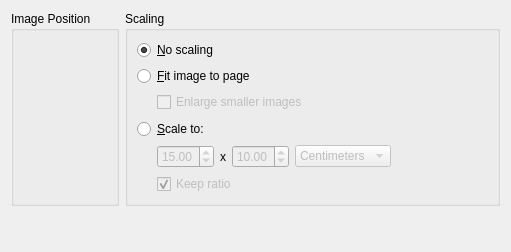
<?xml version="1.0" encoding="UTF-8"?>
<ui version="4.0">
 <class>PrintOptionsPage</class>
 <widget class="QWidget" name="PrintOptionsPage">
  <property name="geometry">
   <rect>
    <x>0</x>
    <y>0</y>
    <width>511</width>
    <height>252</height>
   </rect>
  </property>
  <property name="windowTitle">
   <string>Image Settings</string>
  </property>
  <layout class="QGridLayout" name="gridLayout_2">
   <item row="0" column="0">
    <widget class="QGroupBox" name="groupBox_2">
     <property name="title">
      <string>Image Position</string>
     </property>
     <layout class="QVBoxLayout" name="verticalLayout">
      <item>
       <widget class="QFrame" name="mPositionFrame"/>
      </item>
      <item>
       <spacer name="verticalSpacer">
        <property name="orientation">
         <enum>Qt::Vertical</enum>
        </property>
        <property name="sizeHint" stdset="0">
         <size>
          <width>20</width>
          <height>40</height>
         </size>
        </property>
       </spacer>
      </item>
     </layout>
    </widget>
   </item>
   <item row="0" column="1">
    <widget class="QGroupBox" name="groupBox">
     <property name="title">
      <string>Scaling</string>
     </property>
     <layout class="QVBoxLayout" name="verticalLayout_2">
      <item>
       <widget class="QRadioButton" name="mNoScale">
        <property name="text">
         <string>&amp;No scaling</string>
        </property>
        <property name="checked">
         <bool>true</bool>
        </property>
       </widget>
      </item>
      <item>
       <widget class="QRadioButton" name="mScaleToPage">
        <property name="text">
         <string>&amp;Fit image to page</string>
        </property>
        <property name="checked">
         <bool>false</bool>
        </property>
       </widget>
      </item>
      <item>
       <layout class="QHBoxLayout">
        <property name="spacing">
         <number>6</number>
        </property>
        <property name="margin">
         <number>0</number>
        </property>
        <item>
         <spacer>
          <property name="orientation">
           <enum>Qt::Horizontal</enum>
          </property>
          <property name="sizeType">
           <enum>QSizePolicy::Fixed</enum>
          </property>
          <property name="sizeHint" stdset="0">
           <size>
            <width>20</width>
            <height>20</height>
           </size>
          </property>
         </spacer>
        </item>
        <item>
         <widget class="QCheckBox" name="kcfg_PrintEnlargeSmallerImages">
          <property name="enabled">
           <bool>false</bool>
          </property>
          <property name="text">
           <string>Enlarge smaller images</string>
          </property>
         </widget>
        </item>
        <item>
         <spacer>
          <property name="orientation">
           <enum>Qt::Horizontal</enum>
          </property>
          <property name="sizeType">
           <enum>QSizePolicy::Expanding</enum>
          </property>
          <property name="sizeHint" stdset="0">
           <size>
            <width>24</width>
            <height>21</height>
           </size>
          </property>
         </spacer>
        </item>
       </layout>
      </item>
      <item>
       <widget class="QRadioButton" name="mScaleTo">
        <property name="text">
         <string>&amp;Scale to:</string>
        </property>
       </widget>
      </item>
      <item>
       <layout class="QGridLayout" name="gridLayout">
        <item row="0" column="0">
         <spacer>
          <property name="orientation">
           <enum>Qt::Horizontal</enum>
          </property>
          <property name="sizeType">
           <enum>QSizePolicy::Fixed</enum>
          </property>
          <property name="sizeHint" stdset="0">
           <size>
            <width>20</width>
            <height>20</height>
           </size>
          </property>
         </spacer>
        </item>
        <item row="0" column="1">
         <widget class="QDoubleSpinBox" name="kcfg_PrintWidth">
          <property name="enabled">
           <bool>false</bool>
          </property>
          <property name="value">
           <double>15.000000000000000</double>
          </property>
         </widget>
        </item>
        <item row="0" column="2">
         <widget class="QLabel" name="textLabel2">
          <property name="text">
           <string comment="Dimension separator, as in: '15 x 10 centimeters'">x</string>
          </property>
          <property name="wordWrap">
           <bool>false</bool>
          </property>
         </widget>
        </item>
        <item row="0" column="3">
         <widget class="QDoubleSpinBox" name="kcfg_PrintHeight">
          <property name="enabled">
           <bool>false</bool>
          </property>
          <property name="value">
           <double>10.000000000000000</double>
          </property>
         </widget>
        </item>
        <item row="0" column="4">
         <widget class="KComboBox" name="kcfg_PrintUnit">
          <property name="enabled">
           <bool>false</bool>
          </property>
          <property name="currentIndex">
           <number>1</number>
          </property>
          <item>
           <property name="text">
            <string>Millimeters</string>
           </property>
          </item>
          <item>
           <property name="text">
            <string>Centimeters</string>
           </property>
          </item>
          <item>
           <property name="text">
            <string>Inches</string>
           </property>
          </item>
         </widget>
        </item>
        <item row="0" column="5">
         <spacer>
          <property name="orientation">
           <enum>Qt::Horizontal</enum>
          </property>
          <property name="sizeType">
           <enum>QSizePolicy::Expanding</enum>
          </property>
          <property name="sizeHint" stdset="0">
           <size>
            <width>24</width>
            <height>20</height>
           </size>
          </property>
         </spacer>
        </item>
        <item row="1" column="1" colspan="5">
         <layout class="QHBoxLayout" name="horizontalLayout">
          <item>
           <widget class="QCheckBox" name="kcfg_PrintKeepRatio">
            <property name="enabled">
             <bool>false</bool>
            </property>
            <property name="text">
             <string>Keep ratio</string>
            </property>
            <property name="checked">
             <bool>true</bool>
            </property>
           </widget>
          </item>
          <item>
           <spacer name="horizontalSpacer">
            <property name="orientation">
             <enum>Qt::Horizontal</enum>
            </property>
            <property name="sizeHint" stdset="0">
             <size>
              <width>40</width>
              <height>20</height>
             </size>
            </property>
           </spacer>
          </item>
         </layout>
        </item>
       </layout>
      </item>
     </layout>
    </widget>
   </item>
   <item row="1" column="0" colspan="2">
    <spacer>
     <property name="orientation">
      <enum>Qt::Vertical</enum>
     </property>
     <property name="sizeHint" stdset="0">
      <size>
       <width>20</width>
       <height>16</height>
      </size>
     </property>
    </spacer>
   </item>
  </layout>
 </widget>
 <customwidgets>
  <customwidget>
   <class>KComboBox</class>
   <extends>QComboBox</extends>
   <header>kcombobox.h</header>
  </customwidget>
 </customwidgets>
 <includes>
  <include location="local">kcombobox.h</include>
  <include location="local">knuminput.h</include>
  <include location="local">knuminput.h</include>
  <include location="local">kcombobox.h</include>
 </includes>
 <connections>
  <connection>
   <sender>mScaleTo</sender>
   <signal>toggled(bool)</signal>
   <receiver>kcfg_PrintUnit</receiver>
   <slot>setEnabled(bool)</slot>
   <hints>
    <hint type="sourcelabel">
     <x>20</x>
     <y>20</y>
    </hint>
    <hint type="destinationlabel">
     <x>20</x>
     <y>20</y>
    </hint>
   </hints>
  </connection>
  <connection>
   <sender>mScaleTo</sender>
   <signal>toggled(bool)</signal>
   <receiver>kcfg_PrintKeepRatio</receiver>
   <slot>setEnabled(bool)</slot>
   <hints>
    <hint type="sourcelabel">
     <x>20</x>
     <y>20</y>
    </hint>
    <hint type="destinationlabel">
     <x>20</x>
     <y>20</y>
    </hint>
   </hints>
  </connection>
  <connection>
   <sender>mScaleToPage</sender>
   <signal>toggled(bool)</signal>
   <receiver>kcfg_PrintEnlargeSmallerImages</receiver>
   <slot>setEnabled(bool)</slot>
   <hints>
    <hint type="sourcelabel">
     <x>20</x>
     <y>20</y>
    </hint>
    <hint type="destinationlabel">
     <x>20</x>
     <y>20</y>
    </hint>
   </hints>
  </connection>
  <connection>
   <sender>mScaleTo</sender>
   <signal>toggled(bool)</signal>
   <receiver>kcfg_PrintWidth</receiver>
   <slot>setEnabled(bool)</slot>
   <hints>
    <hint type="sourcelabel">
     <x>20</x>
     <y>20</y>
    </hint>
    <hint type="destinationlabel">
     <x>20</x>
     <y>20</y>
    </hint>
   </hints>
  </connection>
  <connection>
   <sender>mScaleTo</sender>
   <signal>toggled(bool)</signal>
   <receiver>kcfg_PrintHeight</receiver>
   <slot>setEnabled(bool)</slot>
   <hints>
    <hint type="sourcelabel">
     <x>20</x>
     <y>20</y>
    </hint>
    <hint type="destinationlabel">
     <x>20</x>
     <y>20</y>
    </hint>
   </hints>
  </connection>
 </connections>
</ui>
